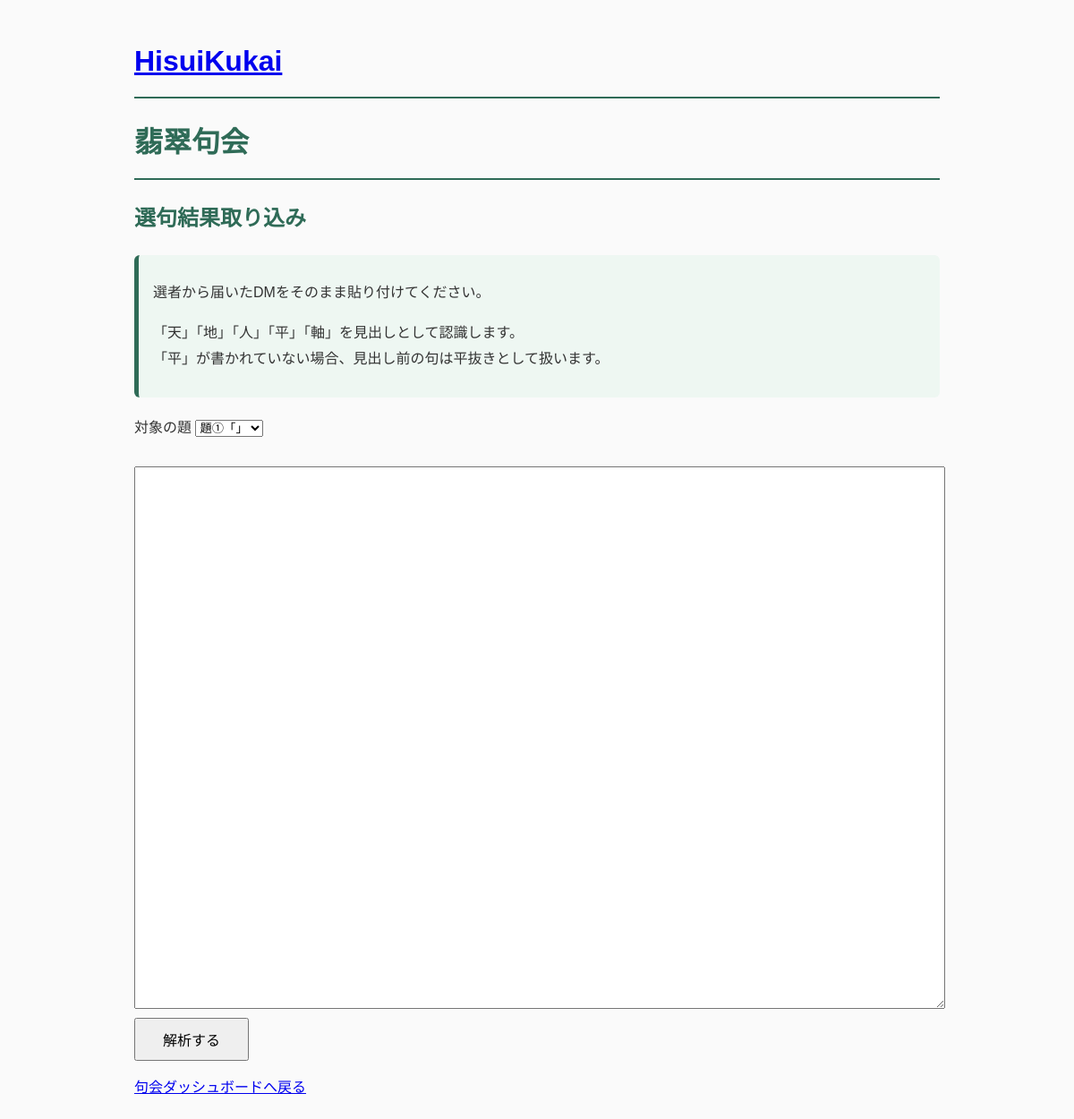
Before: /contest/2/selection with the older database file.
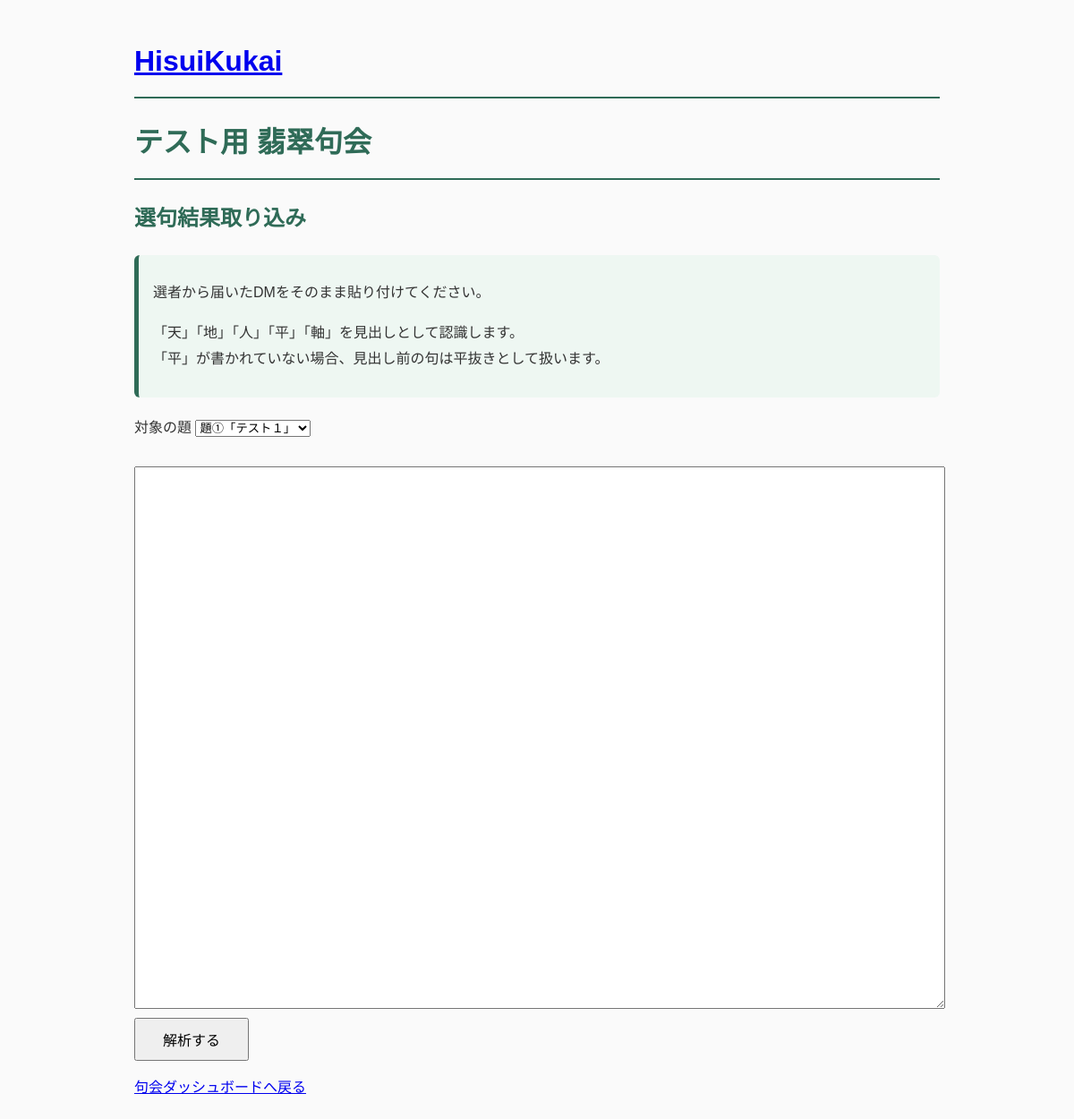
After: the same page with the newer database file.
### tables this page shows
CREATE TABLE contests (
    id INTEGER PRIMARY KEY AUTOINCREMENT,

    contest_no TEXT NOT NULL,

    theme1 TEXT NOT NULL,
    judge1 TEXT NOT NULL,

    theme2 TEXT NOT NULL,
    judge2 TEXT NOT NULL,

    free_judge TEXT NOT NULL,

    status TEXT NOT NULL DEFAULT 'created',

    created_at TIMESTAMP DEFAULT CURRENT_TIMESTAMP
);

### app.py (the view)
@app.route("/contest/<int:contest_id>/selection", methods=["GET", "POST"])
def selection(contest_id):
    selected_theme = "theme1"
    report_text = ""
    contest = get_contest(contest_id)
    matched = []
    unmatched = []
    raw_text = ""
    if request.method == "POST":
        raw_text = request.form["selection_text"]
        selected_theme = request.form["theme"]
        matched, unmatched = analyze_selection_text(contest_id, raw_text, selected_theme)
        report_text = create_selection_report_text(matched)
    return render_template(
        "selection.html",
        contest=contest,
        matched=matched,
        unmatched=unmatched,
        raw_text=raw_text,
        report_text=report_text,
        selected_theme=selected_theme,
    )

### database.py (called while the page is built)
def get_connection():
    conn = sqlite3.connect(DATABASE)
    conn.row_factory = sqlite3.Row
    return conn

### services/contest_service.py (called while the page is built)
def get_contest(contest_id):
    conn = get_connection()
    contest = conn.execute(
        """
        SELECT *
        FROM contests
        WHERE id = ?
        """,
        (contest_id,),
    ).fetchone()
    conn.close()
    return contest

### templates/selection.html (shortened to what this page needs)
{% extends "base.html" %}
{% block content %}
<h1>{{ contest["contest_no"] }} 翡翠句会</h1>
<h2>選句結果取り込み</h2>
<div class="note">
    <p>選者から届いたDMをそのまま貼り付けてください。</p>
    <p>
        「天」「地」「人」「平」「軸」を見出しとして認識します。<br>
        「平」が書かれていない場合、見出し前の句は平抜きとして扱います。
    </p>
</div>
<form method="post">
<label>対象の題</label>
<select name="theme">
    <option value="theme1" {% if selected_theme == "theme1" %}selected{% endif %}>
        題①「{{ contest["theme1"] }}」
    </option>
</select>
<br><br>
<textarea
    class="selection-textarea"
    name="selection_text"
    rows="30"
>{{ raw_text }}</textarea>
<br>
<input type="submit" value="解析する">
</form>
<p>
<a href="/contest/{{ contest['id'] }}">句会ダッシュボードへ戻る</a>
</p>
{% endblock %}

### templates/base.html (shortened to what this page needs)
<!DOCTYPE html>
<html lang="ja">
<header>
<h1>
<a href="/">
HisuiKukai
</a>
</h1>
</header>
<head>
    <link rel="stylesheet"
          href="{{ url_for('static', filename='style.css') }}">
</head>
<body>
{% block content %}
{% endblock %}
</body>
</html>

### static/style.css (style rules this page uses)
body { max-width: 900px; margin: 40px auto; padding: 0 30px; font-family: "Noto Sans JP", sans-serif; line-height: 1.8; color: #333; background: #fafafa; }
h1 { color: #2f6b57; border-bottom: 2px solid #2f6b57; padding-bottom: 10px; }
h2 { color: #2f6b57; }
textarea { width: 100%; height: 2.5em; resize: none; font-size: 16px; }
input[type="submit"] { padding:10px 30px; font-size:16px; cursor:pointer; }
.selection-textarea { width: 100%; min-height: 600px; resize: vertical; font-size: 16px; line-height: 1.8; }
.note { background: #eef7f2; border-left: 5px solid #2f6b57; padding: 12px 16px; border-radius: 6px; margin-bottom: 20px; }

Changed rows visible on the page:
added contests: contest_no "テスト用"
Other visible differences:
form field theme: "題①「」" → "題①「テスト１」"
